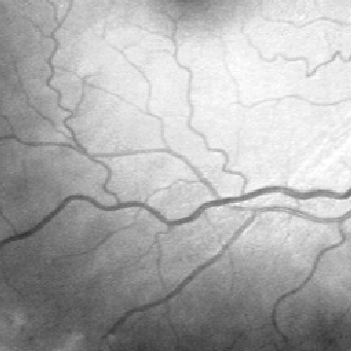
%> input picture Thuat toan chi Tran/Nen Huynh/vessels.JPG, 352 x 351 px
$ octave slipImage.m   (GNU Octave 9; MATLAB toolbox functions it lacks are replaced by stand-ins)
%> lines starting %> are read from the running program, lines starting %| are printed output that depends on the picture
### Thuat toan chi Tran/Nen Huynh/DDFB.m
function result = DDFB(I,N,order)
% name: ddfb_4_stages
% I is input image
% N is the branch or stage number i.e. 1-4
% N means 2^N: the number of directional images
% order is the size of one-dimensional low pass filter
% order is the size of directional filters

switch N
    case 1
        f_filter1 =hour_low(order);
        f_filter2=hour_high(order);
        f1=imfilter(I,f_filter1,'circular','same');
        f2=imfilter(I,f_filter2,'circular','same');
        clear('f_filter1','f_filter2');
%         result = cell(1,2);
%         result{1} = f1;
%         result{2} = f2;
        result = zeros(size(I,1),size(I,2),2*N);
        result(:,:,1) = f1;
        result(:,:,2) = f2;
    case 2
        f_filter1 =hour_low(order);
        f_filter2=hour_high(order);
        f1=imfilter(I,f_filter1,'circular','same');
        f2=imfilter(I,f_filter2,'circular','same');
        %clear f_fil*;

        s_filter1=synquin1(f_filter1);
        s_filter2=synquin1(f_filter2);
        s1=imfilter(f1,s_filter1,'circular','same');
        s2=imfilter(f1,s_filter2,'circular','same');
        s3=imfilter(f2,s_filter1,'circular','same');
        s4=imfilter(f2,s_filter2,'circular','same');
        clear f*; clear s_fil*;
%         result = cell(1,4);
        result = zeros(size(I,1),size(I,2),2*N);
        for i=1:4
            s=eval(strcat('s',num2str(i)));
%             result(i) = s;
            result(:,:,i) = s;
        end
    case 3
        f_filter1 =hour_low(order);
        f_filter2=hour_high(order);
        f1=imfilter(I,f_filter1,'circular','same');
        f2=imfilter(I,f_filter2,'circular','same');

        s_filter1=synquin1(f_filter1);
        s_filter2=synquin1(f_filter2);
        j=0;
        k=1;
        for i=1:8
            j=j+1;
            eval(['t_filter' num2str(i) '= third_r(f_filter' num2str(j) ',' num2str(k) ');']);
            if j==2
               j=0;
               k=k+1;
            end
        end

        clear f_fil*;

        s1=imfilter(f1,s_filter1,'circular','same');
        s2=imfilter(f1,s_filter2,'circular','same');
        s3=imfilter(f2,s_filter1,'circular','same');
        s4=imfilter(f2,s_filter2,'circular','same');
        clear f*; clear s_fil*;

% [8 lines of commented-out code are left out]

        t3=imfilter(s2,t_filter1,'circular','same');%t3
        t4=imfilter(s2,t_filter2,'circular','same');%
        t5=imfilter(s1,t_filter4,'circular','same');
        t6=imfilter(s1,t_filter3,'circular','same');
        t7=imfilter(s3,t_filter6,'circular','same');
        t8=imfilter(s3,t_filter5,'circular','same');
        t1=imfilter(s4,t_filter7,'circular','same');
        t2=imfilter(s4,t_filter8,'circular','same');
        clear s*; clear t_fil*;
%         result = cell(1,8);
        result = zeros(size(I,1),size(I,2),2*N);
        for i=1:8
            t=eval(strcat('t',num2str(i)));
%             result{i} = t;
            result(:,:,i) = t;
        end
    case 4
        f_filter1 =hour_low(order);
        f_filter2=hour_high(order);
        f1=imfilter(I,f_filter1,'circular','same');
        f2=imfilter(I,f_filter2,'circular','same');

        s_filter1=synquin1(f_filter1);
        s_filter2=synquin1(f_filter2);
        j=0;
        k=1;
        for i=1:8
            j=j+1;
            eval(['t_filter' num2str(i) '= third_r(f_filter' num2str(j) ',' num2str(k) ');']);
            if j==2
               j=0;
               k=k+1;
            end
        end

        j=0;
        k=1;
        for i=1:16
            j=j+1;
            eval(['fourth_filter' num2str(i) '= four_r(f_filter' num2str(j) ',' num2str(k) ');']);
            if j==2
               j=0;
               k=k+1;
            end
        end

        clear f_fil*;

        s1=imfilter(f1,s_filter1,'circular','same');
        s2=imfilter(f1,s_filter2,'circular','same');
        s3=imfilter(f2,s_filter1,'circular','same');
        s4=imfilter(f2,s_filter2,'circular','same');
        clear f1; clear f2; clear s_fil*;

        t1=imfilter(s2,t_filter3,'circular','same');
        t2=imfilter(s2,t_filter4,'circular','same');
        t3=imfilter(s1,t_filter2,'circular','same');
        t4=imfilter(s1,t_filter1,'circular','same');
        t5=imfilter(s3,t_filter6,'circular','same');
        t6=imfilter(s3,t_filter5,'circular','same');
        t7=imfilter(s4,t_filter7,'circular','same');
        t8=imfilter(s4,t_filter8,'circular','same');
        clear s*; clear t_fil*;

        four5=imfilter(t3,fourth_filter1,'circular','same');
        four6=imfilter(t3,fourth_filter2,'circular','same');
        four8=imfilter(t4,fourth_filter3,'circular','same');
        four7=imfilter(t4,fourth_filter4,'circular','same');
        four2=imfilter(t1,fourth_filter5,'circular','same');
        four1=imfilter(t1,fourth_filter6,'circular','same');
        four3=imfilter(t2,fourth_filter7,'circular','same');
        four4=imfilter(t2,fourth_filter8,'circular','same');
        four15=imfilter(t8,fourth_filter9,'circular','same');
        four16=imfilter(t8,fourth_filter10,'circular','same');
        four14=imfilter(t7,fourth_filter11,'circular','same');
        four13=imfilter(t7,fourth_filter12,'circular','same');
        four12=imfilter(t6,fourth_filter13,'circular','same');
        four11=imfilter(t6,fourth_filter14,'circular','same');
        four9=imfilter(t5,fourth_filter15,'circular','same');
        four10=imfilter(t5,fourth_filter16,'circular','same');
        clear t*; clear fourth_fil*;
%         result = cell(1,16);
            result = zeros(size(I,1),size(I,2),2*N);
        for i=1:16
            f=eval(strcat('four',num2str(i)));
%             result{i} = f;
            result(:,:,i) = f;
%             figure, imshow(result{1});
%             figure, imshow(result(:,:,i),[]);
        end

end

### Thuat toan chi Tran/Nen Huynh/DirectionalEnhance.m
function [ directEnhance ] = DirectionalEnhance( ...
    directImg,option )
% This function enhances each of the directional vessel images.
% INPUT:
% directImg ? The cell of directional vessels images.
% option ? Options for the DDFB vessel enhancement.
% .N ? the order of the diamond.
% .sigma ? the vector containing the scales.
% .beta ? the beta value for vessel enhancement.
% .c ? the c value for vessel enhancement.
% .LightonDark ? whether the vessels are
% lighter than its background.
% OUTPUT:
% directEnhance ? a #?#?16 matrix of vessel enhancement on
% each of the directional images.

% Number of directional filters
n = size(directImg,3);

% angle of the filters.
theta = pi/(2 * n) : pi/n : (2 * n-1) * pi/(2 * n);

temp = cell(n,1);

if option.LightonDark
    for i = 1 : n
        % Directional vessel enhance on light vessels.
        temp{i} = DirectionalEnhanceLightonDark(...
            directImg(:,:,i),option,theta(i));
    end
else
    for i = 1 : n
        % Directional vessel enhance on dark vessels.
        temp{i} = DirectionalEnhanceDarkonLight(directImg(:,:,i),option,theta(i));
    end
end

% Combine the directional vessel enhancements.
directEnhance = cat(3,temp{:});

end


% [36 lines left out: functions DirectionalEnhanceLightonDark, DirectionalEnhanceDarkonLight, not called in this run]

### Thuat toan chi Tran/Nen Huynh/Original/homofilter.m
function [ homoI ] = homofilter( I,option )
% This function calculates the accuracies from the
% soft?thresholds S and T is the truth.
% INPUT:
% I ? The grayscale image.
% option ? options for the homomorphic filter.
% OUTPUT:
% homoI ? The result of homomorphic filter
% EXAMPLE:
% im = double(imread('tun.jpg'));
% option = struct('method','Butterworth','D0',1,'n',2,...
% 'alphaL',.0999,'alphaH',1.01);

% The distance from the center
[X,Y] = ndgrid(1-size(I,1)/2:size(I,1)/2,1-size(I,2)/2:size(I,2)/2);
abs_omega = sqrt(X.^2+Y.^2);

% Setup the options if needed
if ~exist('option','var') || isempty(option)
    option = struct('method','Butterworth','n',2,...
        'D0',80,'alphaL',0.25,'alphaH',2);
end

% Construct the high?pass filter
if strcmp(option.method,'Ideal')
    H = double(abs_omega > option.D0);
elseif strcmp(option.method,'Butterworth')
    H = 1./(1+(option.D0 ./ abs_omega).^(2 * option.n));
elseif strcmp(option.method,'Gaussian')
    H = 1 - exp(-abs_omega.^2 / (2 * option.D0^2));
else
    error(['Unknown method: ' option.method]);
end

% The homomorphic filter function
H = (option.alphaH-option.alphaL).* H+option.alphaL;

% Apply the homomorphic filter process
freqI = fftshift(fft2(log2(1+I)));
homoI = exp(abs(ifft2(ifftshift(H.* freqI))));

end

### Thuat toan chi Tran/Nen Huynh/hour_high.m
function Hdia=hour_high(order)

ldia=hour_low(order);
Hdia=minus1topower(ldia);

end

### Thuat toan chi Tran/Nen Huynh/Result/DDFB_4_stages/hour_low.m
function Hdia=hour_low(order)
ldia=low_diamond(order);
Hdia=modulation(ldia);
end

### Thuat toan chi Tran/Nen Huynh/synquin1.m
function kk=synquin1(x)
%clc;
c=x;

a= size(x);

if (mod(a(1),2)==0)
            center1=(a(1)/2)+1;
            a(1)=a(1)+1;
            b=zeros(a(1),a(2));
            b(1:a(1)-1,1:a(2))=x;
            x=b;
    else

            center1=(a(1)+1)/2;

end
if (mod(a(2),2)==0)
            center2=(a(2)/2)+1;
            a(2)=a(2)+1;
            b=zeros(a(1),a(2));
            b(1:a(1),1:a(2)-1)=x;
            x=b;
    else

            center2=(a(2)+1)/2;

end


lac=zeros(a(1),a(2));
q1=inv([1 1  ; -1 1]);
for i=1: a(1)
    for j= 1:a(2)
     gen=zeros(1,2);
     gen(1)=center1-i;
     gen(2)=j-center2;
     mul=zeros(1,2);
     mul=(q1*gen')';
     if ((mul(1)>=(-center1+1)) & (mul(1)<=(center1-1)) & (mul(2)>=(-center2+1)) & (mul(2)<=(center2-1)))

             or=center1-mul(1);


              oc=mul(2)+center2;
       if ((or-floor(or))==0) & ((oc-floor(oc))==0)
         lac(center1-gen(1),gen(2)+center2)=x(or,oc);
     end
 end
end
end
d=size(c);
if (mod(d(1),2)==0)&(mod(d(2),2)==0)
    kk=lac(1:a(1)-1,1:a(2)-1);
else
kk=lac;
end
end

### Thuat toan chi Tran/Nen Huynh/minus1topower.m
function [g] = minus1topower(f)

%Multiplies image f by (1)^(x+y) to center spectrum of FT
%The output image g will be of class double
%IT IS ASSUMED THAT BOTH M AND N ARE EVEN
%plan to use it with Fourier transform, which already assumes that

	[m,n]=size(f);

%sequence of alternating 1's and -1's of length m
	s(1:m)=1;
	s(2:2:m)=-1;
%make a column vector out of this
	c=s';

%sequence of alternating 1's and -1's of length n
	r(1:n)=1;
	r(2:2:n)=-1;

%the matrix product of c*r gives a matrix of size mxn with alternating 1's and -1's

	matrix=c*r;


	f=im2double(f);

	g=f.*matrix;

% End of function


### Thuat toan chi Tran/Nen Huynh/low_diamond.m
 function Ldia=low_diamond(order)

format long;
p00 = fir1(order, .5);%FIR1(order, .5);
b0=p00'*p00;
c0=b0+minus1topower(b0);
d0=quin1(c0);
Ldia=d0;

### Thuat toan chi Tran/Nen Huynh/modulation.m
function [g] = modulation(f)

%Multiplies image f by (1)^(x+y) to center spectrum of FT
%The output image g will be of class double
%IT IS ASSUMED THAT BOTH M AND N ARE EVEN
%plan to use it with Fourier transform, which already assumes that

	[m,n]=size(f);

%sequence of alternating 1's and -1's of length m
	s(1:m)=1;
	s(2:2:m)=-1;
%make a column vector out of this
	c=s';

%sequence of alternating 1's and -1's of length n
	r(1:n)=1;
	r(2:2:n)=1;

%the matrix product of c*r gives a matrix of size mxn with alternating 1's and -1's

	%matrix=c*r;

matrix=ones(m,n);
matrix(:,2:2:m)=-1*matrix(:,2:2:m);
	%f=im2double(f);

	g=f.*matrix;

% End of function


### Thuat toan chi Tran/Nen Huynh/Result/DDFB_4_stages/quin1.m
function kk=quin1(x)
%clc;
c=x;

a= size(x);

if (mod(a(1),2)==0)
            center1=(a(1)/2)+1;
            a(1)=a(1)+1;
            b=zeros(a(1),a(2));
            b(1:a(1)-1,1:a(2))=x;
            x=b;
    else

            center1=(a(1)+1)/2;

end
if (mod(a(2),2)==0)
            center2=(a(2)/2)+1;
            a(2)=a(2)+1;
            b=zeros(a(1),a(2));
            b(1:a(1),1:a(2)-1)=x;
            x=b;
    else

            center2=(a(2)+1)/2;

end


lac=zeros(a(1),a(2));
q1=[1  1; -1 1];
for i=1: a(1)
    for j= 1:a(2)
     gen=zeros(1,2);
     gen(1)=center1-i;
     gen(2)=j-center2;
     mul=zeros(1,2);
     mul=(q1*gen')';
     if ((mul(1)>=(-center1+1)) & (mul(1)<=(center1-1)) & (mul(2)>=(-center2+1)) & (mul(2)<=(center2-1)))

             or=center1-mul(1);


              oc=mul(2)+center2;

         lac(center1-gen(1),gen(2)+center2)=x(or,oc);

 end
end
end
d=size(c);
if (mod(d(1),2)==0)&(mod(d(2),2)==0)
    kk=lac(1:a(1)-1,1:a(2)-1);
else
kk=lac;
end

### Thuat toan chi Tran/Nen Huynh/slipImage.m
%divide an image to 9 parts

clc; clear all; close all;
I = imread('vessels.jpg');
%> I is the input picture: size 351x352x3 uint8; min 46, max 255, mean 174.4
if length(size(I))==3
    I = rgb2gray(I);
%> I: size 351x352 uint8
end
figure, imshow(I);

%%
nn = size(I,1);
%> nn = 351
mm = size(I,2);
%> mm = 352
h = floor(nn/3);
%> h = 117
k = floor(mm/3);
%> k = 117
J = cell(1,9);
count = 1;
for i = 1:h:nn
    if i~=nn
        for j = 1:k:mm
            if j~=mm
                A = imcrop(I,[i j h k]);
                J{count} = A;
                figure, imshow(A);
                count = count+1;
            end
        end
    end
end
%> this loop made 3 passes
%> pass 1, `for j = 1:k:mm if j~=mm A = imcrop(I,[i j h k]); J{count} = A; figure,..`:
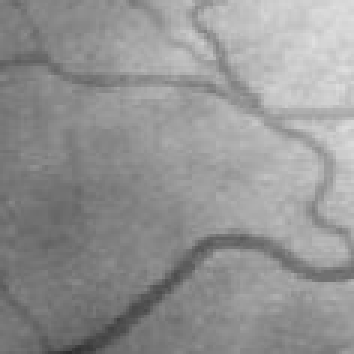
%> displayed picture: size 118x118, on the screen's scale of 0 to 255 (shown 3 times larger); min 46, max 223, mean 147.1
%> pass 1, `for j = 1:k:mm if j~=mm A = imcrop(I,[i j h k]); J{count} = A; figure,..`:
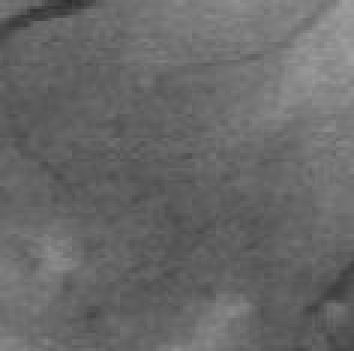
%> displayed picture: size 117x118, on the screen's scale of 0 to 255 (shown 3 times larger); min 46, max 159, mean 104.2
%> after the loop:
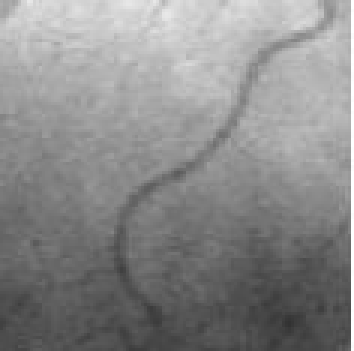
%> A: size 117x118 uint8 (shown 3 times larger); min 50, max 255, mean 137.7
%> after the loop, J = 9 items; count = 10

%% process
%choose 4 main directions of each part
DDFBoption = struct('N',3,'sigma',2 : 1 : 6,...
    'beta',0.75,'c',15,...
    'LightonDark',false);

midOption = struct('func',@(I,opt) homofilter(I,opt),...
    'method','Butterworth',...
    'n',2,'D0',300,'alphaL',0.1,'alphaH',1);
%> midOption = {n 2, D0 300, alphaL 0.1, alphaH 1}


L = cell(1,9);

for i=1:9
    % DDFB
    m = 3;
    DirL = DDFB(J{i},m,8);

    n = 2^m;
    % Homomorphic filter
    if exist('midOption','var') && ~isempty(midOption)
        for k = 1 : n
            DirL(:,:,k) = midOption.func(DirL(:,:,k),midOption);
%             figure, imagesc(DirL(:,:,k));
%             figure, imshow(DirL(:,:,k), []);
        end
    end

    DirEnhance = DirectionalEnhance(DirL,DDFBoption);
    K = zeros(1,n);
    for k = 1 : n
%         figure, imshow(DirEnhance(:,:,k), []);
%         figure, imagesc(DirEnhance(:,:,k));
%         Number of nonzero matrix elements
        K(k) = nnz(DirEnhance(:,:,k));
    end

    %choosing
    % S chua tri so cua 4 anh con co phan tu khac 0 lon nhat
    [B vt] = sort(K,'descend');

    sz = 4;
    S = vt(1:sz);
    S = sort(S);
    %delete
    A = DirEnhance(:,:,S);
    enhance = mean(A,3);
    figure, imshow(enhance,[]);
    %figure, imagesc(enhance);

    ee = mean(DirEnhance,3);
    figure, imshow(ee,[]);
    %figure, imagesc(ee);

    L{i} = enhance;

end
%> this loop made 9 passes
%> (B, vt, S) on passes 2 to 9: ([5473 5337 5310 5061 4733 4674 4591 4373], [5 4 1 8 3 6 2 7], [1 4 5 8]), ([6265 6203 5884 5771 5684 5283 5156 5118], [4 5 8 1 3 6 7 2], [1 4 5 8]), ([4113 4072 3503 3490 3180 3079 2927 2858], [8 1 4 5 2 7 3 6], [1 4 5 8]), ([5090 5025 4612 4414 4263 4161 4089 3786], [5 4 8 1 6 3 7 2], [1 4 5 8]), ([5553 5550 5466 5335 4737 4629 4628 4410], [8 5 4 1 3 6 7 2], [1 4 5 8]), ([3893 3824 3573 3460 3313 3106 2852 2696], [5 4 8 1 3 6 7 2], [1 4 5 8]), ([4970 4480 4459 4279 3894 3840 3574 3227], [5 8 4 6 7 1 3 2], [4 5 6 8]), ([5418 5343 5211 5208 4678 4595 4587 4491], [1 8 5 4 3 7 2 6], [1 4 5 8])
%> (theta in DirectionalEnhance, B, vt, S) on pass 1: ([0.196 0.589 0.982 1.37 1.77 2.16 2.55 2.95], [5069 4833 4748 4667 4359 4143 3873 3737], [5 8 1 4 6 7 2 3], [1 4 5 8])
%> pass 1, in DDFB, `f1=imfilter(I,f_filter1,'circular','same');`:
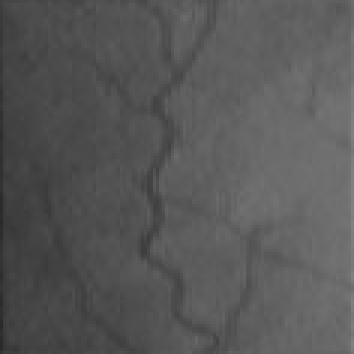
%> f1: size 118x118 uint8 (shown 3 times larger); min 41, max 129, mean 87.4
%> pass 1, in DDFB, `s1=imfilter(f1,s_filter1,'circular','same');`:
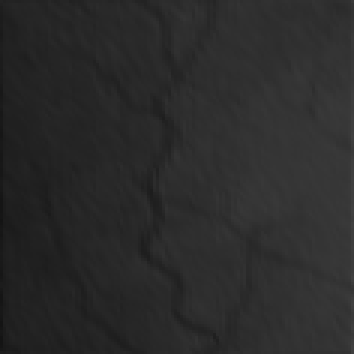
%> s1: size 118x118 uint8 (shown 3 times larger); min 20, max 64, mean 42.9
%> after the loop, K = [5418 4587 4678 5208 5211 4491 4595 5343]; L = 9 items

%% merge 9 parts
H = [L{1} L{4} L{7}; L{2} L{5} L{8}; L{3} L{6} L{9}];
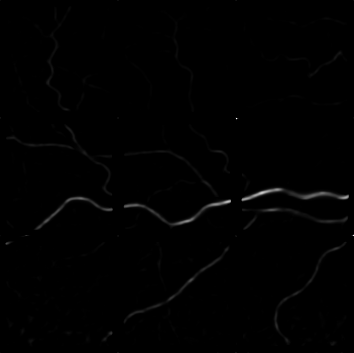
%> H: size 353x354 double; min 0, max 6.13e-07, mean 3.3e-09; drawn with min black and max white
figure, imshow(H,[]);
figure, imagesc(H);
%> after `imagesc(H)`:
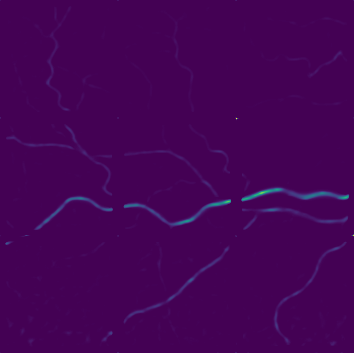
%> displayed picture: size 353x354x3, on the screen's scale of 0 to 255; mean R, G, B 68.1, 2.7, 85.4

$ run again, with Thuat toan chi Tran/Nen Huynh/retinal.jpg copied over Thuat toan chi Tran/Nen Huynh/vessels.JPG
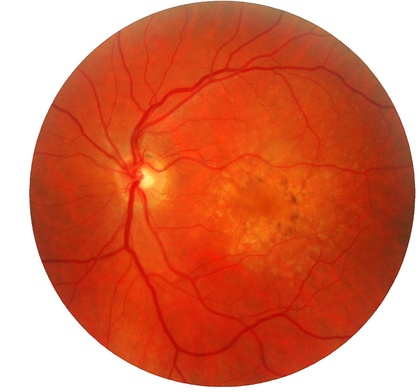
%> input picture Thuat toan chi Tran/Nen Huynh/retinal.jpg, 420 x 392 px, shrunk from 1024 x 956 before the run
%> I is the input picture: size 392x420x3 uint8; mean R, G, B 216.1, 116.9, 88.4
%> I: size 392x420 uint8
%> after the loop `for i = 1:h:nn`: J = 12 items; count = 13
%> midOption = {n 2, D0 300, alphaL 0.1, alphaH 1}
%> the loop `for i=1:9` made 9 passes
%> (B, vt, S) on passes 2 to 7: ([7637 7556 7116 6589 6560 6256 5924 5877], [1 8 2 7 3 4 6 5], [1 2 7 8]), ([2431 2384 2193 2152 2139 2060 1797 1668], [1 4 8 2 3 5 7 6], [1 2 4 8]), ([8961 8562 8202 7776 7500 7010 6395 6001], [5 4 6 7 8 3 1 2], [4 5 6 7]), ([7927 7820 7820 7420 7153 7016 7005 6932], [1 4 8 5 2 7 3 6], [1 4 5 8]), ([6810 6438 6138 5958 5899 5625 5418 5395], [4 5 3 1 2 6 8 7], [1 3 4 5]), ([7483 7470 7368 7213 6893 6277 5313 4873], [2 4 3 1 5 8 6 7], [1 2 3 4])
%> pass 1, in DDFB, `s1=imfilter(f1,s_filter1,'circular','same');`:
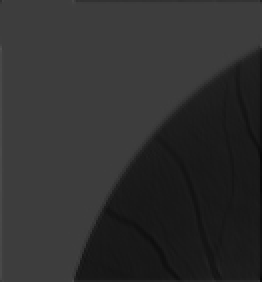
%> s1: size 141x131 uint8 (shown 2 times larger); min 6, max 80, mean 47.4
%> after the loop `for i=1:9`: K = [4371 3704 3942 4988 5265 4943 4802 4970]; L = 9 items
%> `imagesc(H)`:
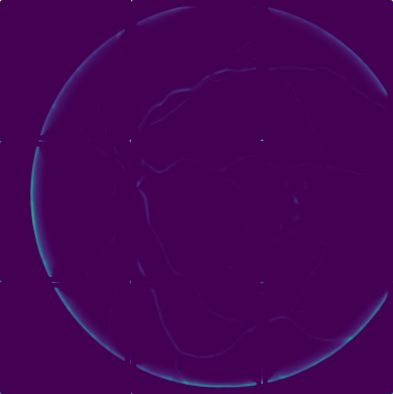
%> displayed picture: size 394x393x3, on the screen's scale of 0 to 255; mean R, G, B 68, 3.2, 85.8
